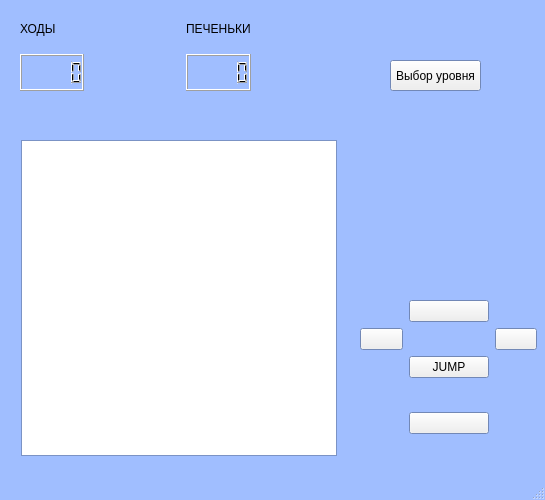
<?xml version="1.0" encoding="UTF-8"?>
<ui version="4.0">
 <class>Level2</class>
 <widget class="QMainWindow" name="Level2">
  <property name="geometry">
   <rect>
    <x>0</x>
    <y>0</y>
    <width>545</width>
    <height>500</height>
   </rect>
  </property>
  <property name="palette">
   <palette>
    <active>
     <colorrole role="Base">
      <brush brushstyle="SolidPattern">
       <color alpha="255">
        <red>255</red>
        <green>255</green>
        <blue>255</blue>
       </color>
      </brush>
     </colorrole>
     <colorrole role="Window">
      <brush brushstyle="SolidPattern">
       <color alpha="255">
        <red>160</red>
        <green>190</green>
        <blue>255</blue>
       </color>
      </brush>
     </colorrole>
    </active>
    <inactive>
     <colorrole role="Base">
      <brush brushstyle="SolidPattern">
       <color alpha="255">
        <red>255</red>
        <green>255</green>
        <blue>255</blue>
       </color>
      </brush>
     </colorrole>
     <colorrole role="Window">
      <brush brushstyle="SolidPattern">
       <color alpha="255">
        <red>160</red>
        <green>190</green>
        <blue>255</blue>
       </color>
      </brush>
     </colorrole>
    </inactive>
    <disabled>
     <colorrole role="Base">
      <brush brushstyle="SolidPattern">
       <color alpha="255">
        <red>160</red>
        <green>190</green>
        <blue>255</blue>
       </color>
      </brush>
     </colorrole>
     <colorrole role="Window">
      <brush brushstyle="SolidPattern">
       <color alpha="255">
        <red>160</red>
        <green>190</green>
        <blue>255</blue>
       </color>
      </brush>
     </colorrole>
    </disabled>
   </palette>
  </property>
  <property name="windowTitle">
   <string>Cookies: Level 2</string>
  </property>
  <widget class="QWidget" name="centralwidget">
   <widget class="QWidget" name="gridLayoutWidget_3">
    <property name="geometry">
     <rect>
      <x>20</x>
      <y>10</y>
      <width>231</width>
      <height>81</height>
     </rect>
    </property>
    <layout class="QGridLayout" name="gridLayout_3">
     <item row="0" column="0">
      <widget class="QLabel" name="steps_2">
       <property name="text">
        <string>ХОДЫ</string>
       </property>
      </widget>
     </item>
     <item row="0" column="2">
      <widget class="QLabel" name="cookies_2">
       <property name="text">
        <string>ПЕЧЕНЬКИ</string>
       </property>
      </widget>
     </item>
     <item row="0" column="1">
      <spacer name="horizontalSpacer_2">
       <property name="orientation">
        <enum>Qt::Horizontal</enum>
       </property>
       <property name="sizeHint" stdset="0">
        <size>
         <width>40</width>
         <height>20</height>
        </size>
       </property>
      </spacer>
     </item>
     <item row="1" column="0">
      <widget class="QLCDNumber" name="stepsNumber_2"/>
     </item>
     <item row="1" column="2">
      <widget class="QLCDNumber" name="cookiesNumber_2"/>
     </item>
    </layout>
   </widget>
   <widget class="QPushButton" name="backToChoose">
    <property name="geometry">
     <rect>
      <x>390</x>
      <y>60</y>
      <width>91</width>
      <height>31</height>
     </rect>
    </property>
    <property name="text">
     <string>Выбор уровня</string>
    </property>
   </widget>
   <widget class="QGraphicsView" name="graphicsView">
    <property name="geometry">
     <rect>
      <x>21</x>
      <y>140</y>
      <width>316</width>
      <height>316</height>
     </rect>
    </property>
   </widget>
   <widget class="QWidget" name="gridLayoutWidget_2">
    <property name="geometry">
     <rect>
      <x>21</x>
      <y>140</y>
      <width>281</width>
      <height>251</height>
     </rect>
    </property>
    <layout class="QGridLayout" name="fieldLayout_2">
     <property name="sizeConstraint">
      <enum>QLayout::SetFixedSize</enum>
     </property>
     <property name="spacing">
      <number>0</number>
     </property>
    </layout>
   </widget>
   <widget class="QWidget" name="gridLayoutWidget">
    <property name="geometry">
     <rect>
      <x>360</x>
      <y>300</y>
      <width>177</width>
      <height>134</height>
     </rect>
    </property>
    <layout class="QGridLayout" name="gridLayout">
     <property name="spacing">
      <number>6</number>
     </property>
     <item row="3" column="1">
      <widget class="QPushButton" name="downArrow">
       <property name="text">
        <string/>
       </property>
       <property name="icon">
        <iconset resource="recources.qrc">
         <normaloff>:/images/images/downarrow.png</normaloff>:/images/images/downarrow.png</iconset>
       </property>
       <property name="iconSize">
        <size>
         <width>32</width>
         <height>32</height>
        </size>
       </property>
      </widget>
     </item>
     <item row="0" column="1">
      <widget class="QPushButton" name="upArrow">
       <property name="text">
        <string/>
       </property>
       <property name="icon">
        <iconset resource="recources.qrc">
         <normaloff>:/images/images/uparrow.png</normaloff>:/images/images/uparrow.png</iconset>
       </property>
       <property name="iconSize">
        <size>
         <width>32</width>
         <height>32</height>
        </size>
       </property>
      </widget>
     </item>
     <item row="1" column="0">
      <widget class="QPushButton" name="leftArrow">
       <property name="text">
        <string/>
       </property>
       <property name="icon">
        <iconset resource="recources.qrc">
         <normaloff>:/images/images/leftarrow.png</normaloff>:/images/images/leftarrow.png</iconset>
       </property>
       <property name="iconSize">
        <size>
         <width>32</width>
         <height>32</height>
        </size>
       </property>
      </widget>
     </item>
     <item row="1" column="2">
      <widget class="QPushButton" name="rightArrow">
       <property name="text">
        <string/>
       </property>
       <property name="icon">
        <iconset resource="recources.qrc">
         <normaloff>:/images/images/rightarrow.png</normaloff>:/images/images/rightarrow.png</iconset>
       </property>
       <property name="iconSize">
        <size>
         <width>32</width>
         <height>32</height>
        </size>
       </property>
      </widget>
     </item>
     <item row="1" column="1" rowspan="2">
      <widget class="QPushButton" name="jumpButton">
       <property name="text">
        <string>JUMP</string>
       </property>
      </widget>
     </item>
    </layout>
   </widget>
  </widget>
  <widget class="QStatusBar" name="statusbar"/>
 </widget>
 <resources>
  <include location="recources.qrc"/>
 </resources>
 <connections/>
</ui>
